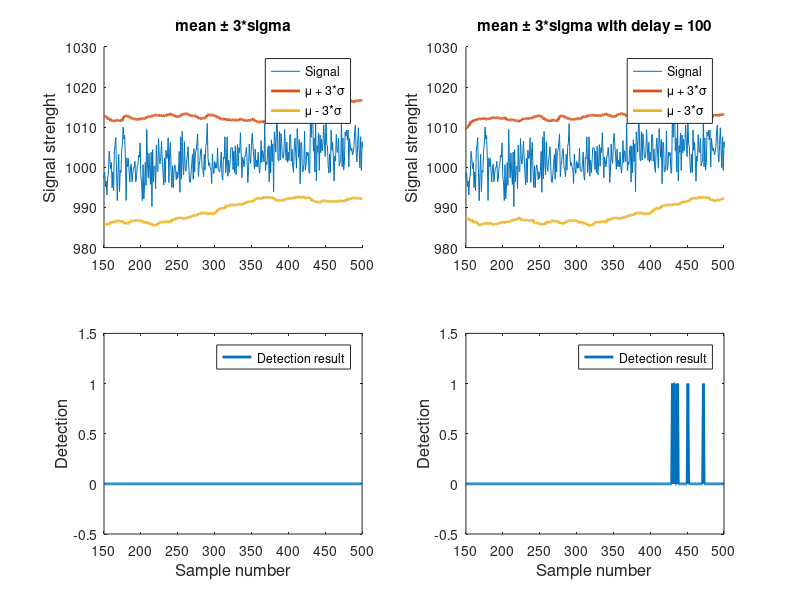

Reproduce this figure in MATLAB.
clear all

simulation_time = 5

ts = 1/200000;
t = 0:ts:simulation_time;

T = 3;

[dc n] = size(t);

mu(1:n) = 0;
sigma(1:n) = 4;

noise  = normrnd(mu,sigma);
ac     = 0 * cos(t*2*pi*50);
dc     = 200;
signal(1:n) = 800;
signal(n/3:n) = 800*(1:0.01/(2*n/3):1.01);

%oppertunity one.


%end of oppertunity one.

sig_on = ac(1:n)+dc+noise(1:n)+signal(1:n);

samples_index = 1:200000/125:simulation_time*200000
sig = sig_on(samples_index);

%oppertunity two.
[dc n] = size(sig);

std = movstd(sig,[99 0]);
mean= movmean(sig,[99 0]);
%end of oppertunity two.

result = (sig > (mean + T*std)) | (sig < (mean - T*std));

subplot(2,2,1)
hold on
plot(sig,'DisplayName','Signal')
plot(mean+std*T,'LineWidth',2,'DisplayName','\mu + 3*\sigma')
plot(mean-std*T,'LineWidth',2,'DisplayName','\mu - 3*\sigma')
axis([150 500 980 1030])
ylabel('Signal strenght','FontSize',12)
legend('show')
title('mean \pm 3*sigma')

subplot(2,2,3)
plot(result,'LineWidth',2,'DisplayName','Detection result')
axis([150 500 -0.5 1.5])
xlabel('Sample number','FontSize',12)
ylabel('Detection','FontSize',12)
legend('show')


std(101:n+100) = std(1:n)
mean(101:n+100)= mean(1:n)

result = (sig(1:n) > (mean(1:n) + T*std(1:n))) | (sig(1:n) < (mean(1:n) - T*std(1:n)));

subplot(2,2,2)
hold on
plot(sig,'DisplayName','Signal')
plot(mean+std*T,'LineWidth',2,'DisplayName','\mu + 3*\sigma')
plot(mean-std*T,'LineWidth',2,'DisplayName','\mu - 3*\sigma')
axis([150 500 980 1030])
ylabel('Signal strenght','FontSize',12)
legend('show')
title('mean \pm 3*sigma with delay = 100')

subplot(2,2,4)
plot(result,'LineWidth',2,'DisplayName','Detection result')
axis([150 500 -0.5 1.5])
xlabel('Sample number','FontSize',12)
ylabel('Detection','FontSize',12)
legend('show')